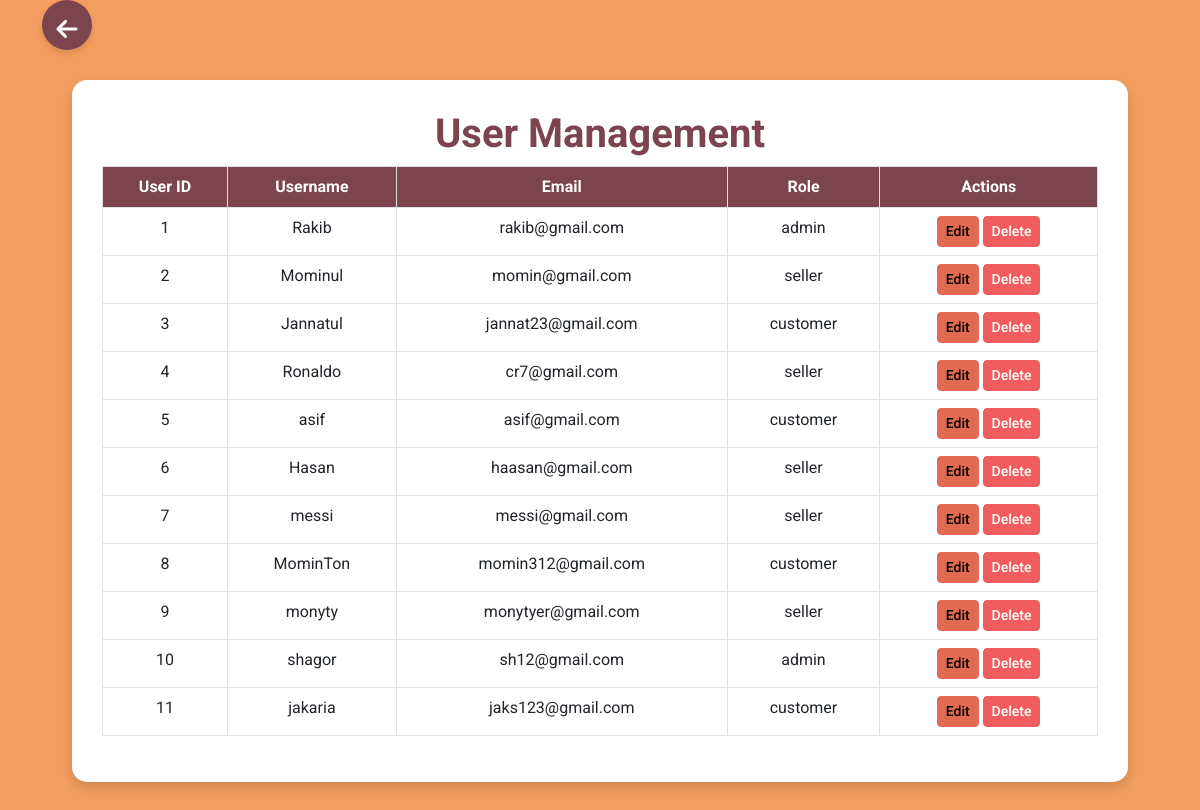
The page /PETOPIA/user_management.php (signed in) on the database its author committed.
### tables this page shows
CREATE TABLE `users` (
  `user_id` int(11) NOT NULL,
  `username` varchar(255) NOT NULL,
  `email` varchar(255) NOT NULL,
  `password` varchar(255) NOT NULL,
  `role` enum('customer','seller','admin') NOT NULL
);

### PETOPIA/user_management.php (the view, shortened to what this page needs)
<?php
include('database.php');
$sql = "SELECT user_id, username, email, role FROM users";
$result = $conn->query($sql);
$users = [];
while ($user = $result->fetch_assoc()) {
    $users[] = $user;
}
?>
<!DOCTYPE html>
<html lang="en">
<head>
    <link rel="stylesheet" href="https://cdn.jsdelivr.net/npm/bootstrap@5.3.0/dist/css/bootstrap.min.css">
    <link href="https://cdnjs.cloudflare.com/ajax/libs/font-awesome/6.0.0-beta3/css/all.min.css" rel="stylesheet">
</head>
<body>
    <div class="container">
        <a href="admin_dashboard.php" class="back-arrow"><i class="fas fa-arrow-left"></i></a>
        <div class="main-content">
            <h1>User Management</h1>
            <table class="table table-bordered table-hover">
                <thead>
                    <tr>
                        <th>User ID</th>
                        <th>Username</th>
                        <th>Email</th>
                        <th>Role</th>
                        <th>Actions</th>
                    </tr>
                </thead>
                <tbody>
                    <?php foreach ($users as $user): ?>
                        <tr>
                            <td><?= htmlspecialchars($user['user_id']); ?></td>
                            <td><?= htmlspecialchars($user['username']); ?></td>
                            <td><?= htmlspecialchars($user['email']); ?></td>
                            <td><?= htmlspecialchars($user['role']); ?></td>
                            <td>
                                <a href="edit_user.php?id=<?= urlencode($user['user_id']); ?>" class="btn btn-warning btn-sm">Edit</a>
                                <a href="delete_user.php?id=<?= urlencode($user['user_id']); ?>" class="btn btn-danger btn-sm" onclick="return confirm('Are you sure you want to delete this user?');">Delete</a>
                            </td>
                        </tr>
                    <?php endforeach; ?>
                </tbody>
            </table>
        </div>
    </div>
</body>
</html>

### PETOPIA/user_management.php (style rules this page uses)
body { font-family: 'Roboto', sans-serif; background-color: #F39E60; color: #333; }
.main-content { background: white; padding: 30px; border-radius: 15px; box-shadow: 0 6px 12px rgba(0, 0, 0, 0.15); margin: 30px; }
.table th { background-color: #7C444F; color: white; text-align: center; }
.table td { text-align: center; }
.btn { font-weight: 500; }
.btn-warning { background-color: #E16A54; border-color: #E16A54; }
.btn-danger { background-color: #F05D5E; border-color: #F05D5E; }
h1 { color: #7C444F; font-weight: 700; text-align: center; }
.back-arrow { font-size: 24px; color: white; text-decoration: none; background-color: #7C444F; border-radius: 50%; padding: 12px; width: 50px; height: 50px; display: inline-block; text-align: center; box-shadow: 0 4px 6px rgba(0, 0, 0, 0.1); }

### rows shown on the page
users: user_id "1", username "Rakib", email "rakib@gmail.com", role "admin"
users: user_id "2", username "Mominul", email "momin@gmail.com", role "seller"
users: user_id "3", username "Jannatul", email "jannat23@gmail.com", role "customer"
users: user_id "4", username "Ronaldo", email "cr7@gmail.com", role "seller"
users: user_id "5", username "asif", email "asif@gmail.com", role "customer"
users: user_id "6", username "Hasan", email "haasan@gmail.com", role "seller"
users: user_id "7", username "messi", email "messi@gmail.com", role "seller"
users: user_id "8", username "MominTon", email "momin312@gmail.com", role "customer"
users: user_id "9", username "monyty", email "monytyer@gmail.com", role "seller"
users: user_id "10", username "shagor", email "sh12@gmail.com", role "admin"
users: user_id "11", username "jakaria", email "jaks123@gmail.com", role "customer"
